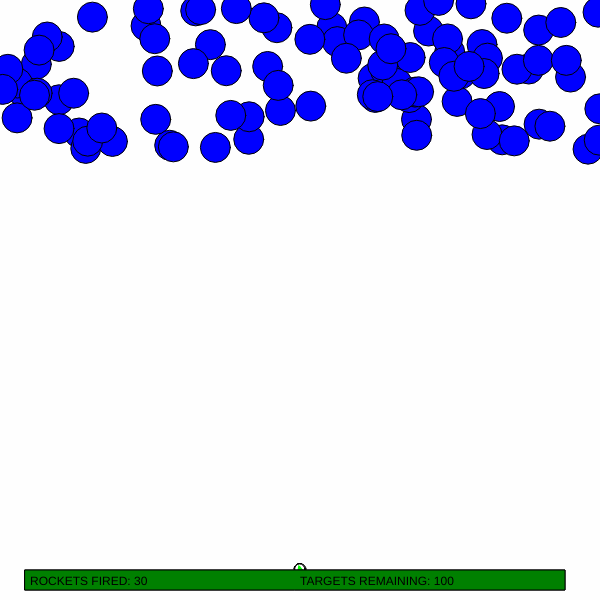
Frame 1 (no input)
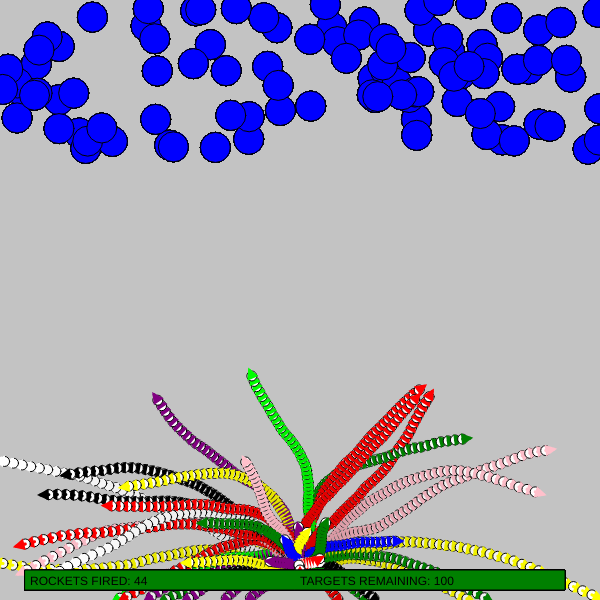
Frame 60 (no input)
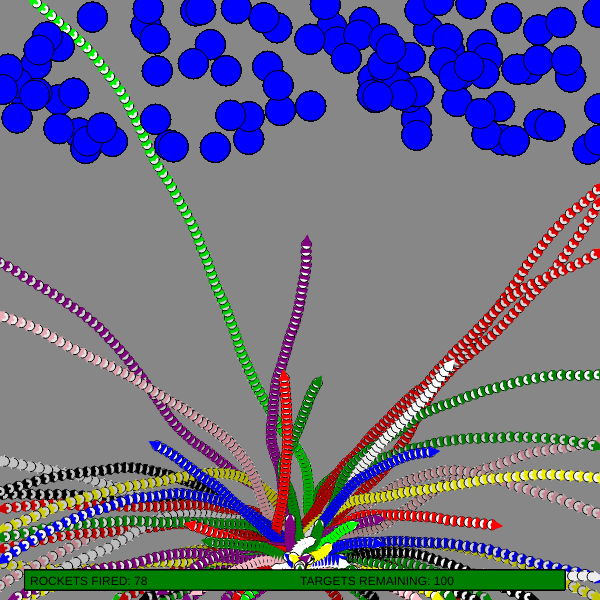
Frame 120 (the mouse pressed at the canvas centre since frame 60)

The p5.js sketch that drew these frames (run headless with seeded random() and noise() and a simulated clock; from frame 60 on, the mouse is pressed at the canvas centre):

// p5.js sketch
// ── sketch.js

let Rockets
let Targets

let rocketsFired = 0
const CANVAS_WIDTH = 600
const CANVAS_HEIGHT = 600
const ROCKETS_NUM = 30
const TARGETS_NUM = 100
const ROCKET_RADIUS = 10;
const TARGET_RADIUS = 30;

function setup() {
  // Initialisation
  createCanvas(CANVAS_WIDTH, CANVAS_HEIGHT)

  Targets = []
  spawnTargets(TARGETS_NUM)
  Rockets = []
  spawnRockets(ROCKETS_NUM)
}

function spawnTargets(n) {
  for (let i = 0; i < n; i++) {
    Targets.push(new Target(random(0, CANVAS_WIDTH), random(0, 150)))
  }
}
function spawnRockets(n) {
  for (let i = 0; i < n; i++) {
    Rockets.push(new Rocket(300, 570))
    rocketsFired++
    if (rocketsFired % 100 === 0) {
      spawnTargets(1)
    }
  }
}

function draw() {
  // Runs once per frame, input + update + draw loop
  background(125,125,125, 1)

  //input()

  updateRockets()
  drawRockets()
  drawTargets()

  drawHud()
}

//chat without firefox
//
function updateRockets() {

  const up = createVector(0, -1);
  const gravity = createVector(0, 0.1)

  for (let rocket of Rockets) {
    const thrust_power = random(0.4, 2.0)
    let thrust = createVector((random(0, 1)-.5)*thrust_power, -0.15)
    //thrust.rotate(rocket.speed.heading())
    let angle = rocket.speed.angleBetween(up);
    thrust.rotate(-angle) // setHeading(rocket.speed.heading())

    rocket.pos = checkBounds(rocket.pos)
    if (!isInScreen(rocket)) {
      continue
    }
    rocket.acceleration.add(gravity)
    rocket.acceleration.add(thrust)

    // rocket.acceleration.add(p5.Vector.mult(thrust, rotation))
    rocket.speed.add(rocket.acceleration)
    //rocket.speed.limit(5)
    rocket.pos.add(rocket.speed)

    rocket.acceleration.mult(0)
    for (let target of Targets) {
      if (target.pos.dist(rocket.pos) <= ROCKET_RADIUS) {
        target.destroyed = true
        fill("red")
        circle(target.pos.x, target.pos.y, TARGET_RADIUS)
      }
    }
  }
  // remove rockets that are out of screen
  Rockets = Rockets.filter(isInScreen)
  Targets = Targets.filter(t => !t.destroyed)
  spawnRockets(ROCKETS_NUM - Rockets.length) //?
}

function isInScreen(r) {
  return r.pos.x >= 0
    && r.pos.y >= 0
    && r.pos.x <= CANVAS_WIDTH
    && r.pos.y <= CANVAS_HEIGHT
}

function checkBounds(pos) {
    let new_pos = pos
    if (pos.x < 0) {
      new_pos.x = CANVAS_WIDTH
    } else if (pos.x > CANVAS_WIDTH) {
      new_pos.x = 0;
    }
    if (pos.y < 0) {
      new_pos.y = CANVAS_HEIGHT
    } else if (pos.y > CANVAS_HEIGHT) {
      new_pos.y = 0
    }
    return new_pos
}
function drawRockets() {
  const radius = ROCKET_RADIUS;
  for (let rocket of Rockets) {
    fill('white')
    circle(rocket.pos.x, rocket.pos.y, radius)
    drawArrow(rocket.pos, rocket.speed, rocket.color)
    // drawArrow(rocket.pos, rocket.rotation, 'yellow')
  }
}

function drawTargets() {
  const radius = TARGET_RADIUS;
  fill('blue')
  for (let target of Targets) {
    circle(target.pos.x, target.pos.y, radius)
    // drawArrow(rocket.pos, rocket.speed, 'red')
    // drawArrow(rocket.pos, rocket.rotation, 'yellow')
  }
}

function drawHud() {
  const maxWidth = CANVAS_WIDTH - 60
  fill('white')
  rect(25, CANVAS_HEIGHT - 30, maxWidth, 20)
  fill('green')
  const currentWidth = maxWidth * Targets.length / TARGETS_NUM
  rect(25, CANVAS_HEIGHT - 30, currentWidth, 20)

  fill('black')
  text('ROCKETS FIRED: ' + rocketsFired, 30, CANVAS_HEIGHT - 15)
  text('TARGETS REMAINING: ' + Targets.length, 300, CANVAS_HEIGHT - 15)
}

class Rocket {
  constructor(x, y) {
    this.color = random(['white', 'red', 'green', 'lime', 'blue', 'yellow', 'pink', 'purple', 'black'])
    this.pos = createVector(x, y)
    this.speed = createVector(0, -1)
    this.acceleration = createVector(0, 0)
    // this.rotation = createVector(0, -1).normalize()
  }
}
class Target {
  constructor(x, y) {
    this.destroyed = false
    this.pos = createVector(x, y)
  }
}

// But whate ARE the rockets??? :) *que music*
// they have position + speed + acceleration (vectors) or position + speed (float) + angle (float)
//
//
//
//
//        /\
//       | |
//       | |
//      //\\

// draw an arrow for a vector at a given base position
function drawArrow(base, vec, myColor) {
  push();
  stroke(myColor);
  strokeWeight(3);
  fill(myColor);
  translate(base.x, base.y);
  line(0, 0, vec.x, vec.y);
  rotate(vec.heading());
  let arrowSize = 7;
  translate(vec.mag() - arrowSize, 0);
  triangle(0, arrowSize / 2, 0, -arrowSize / 2, arrowSize, 0);
  pop();
}
